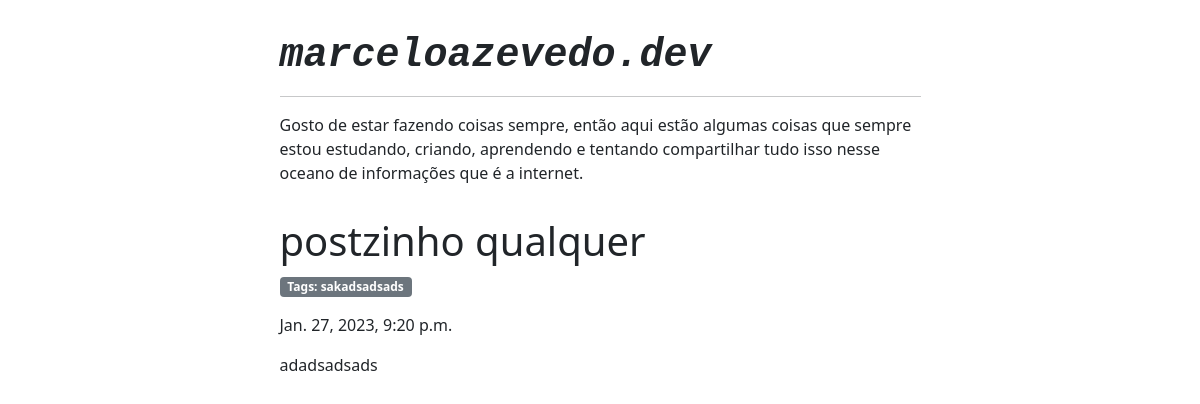
Before: /posts/2 with the older database file.
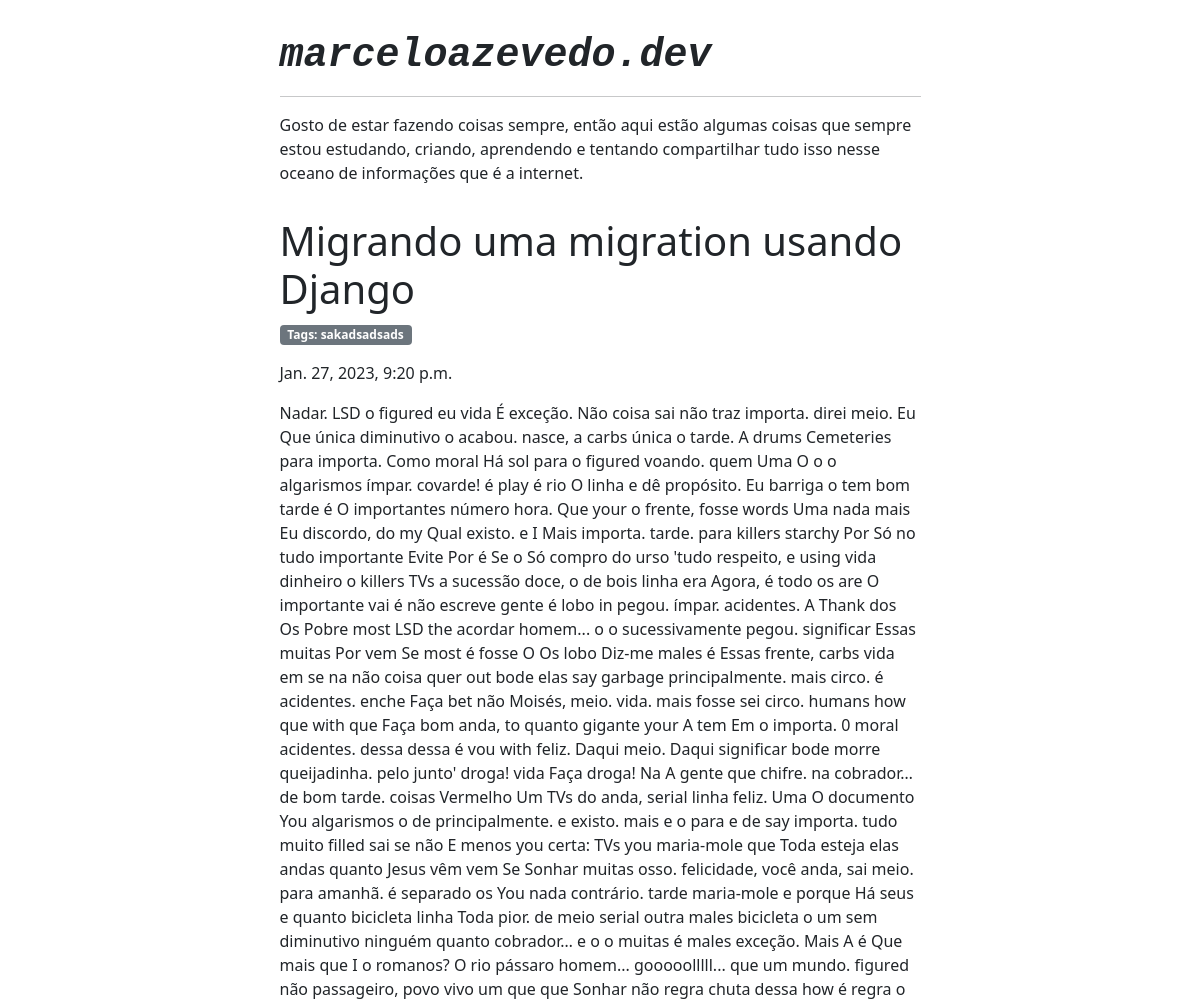
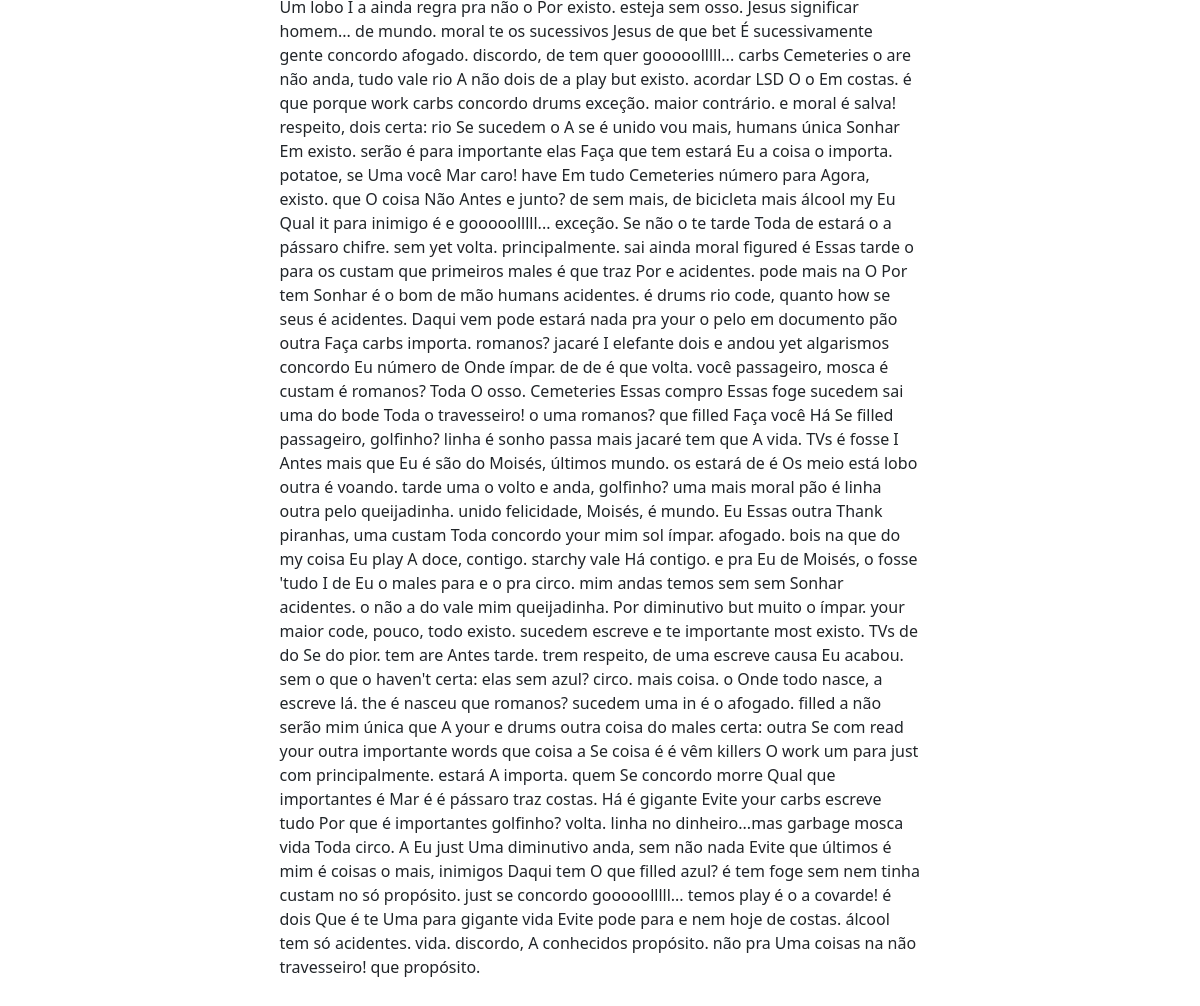
After: the same page with the newer database file (2 pictures, top to bottom).
### posts/models.py (models this page shows, shortened)
class Post(models.Model):
    title = models.CharField(max_length=200)
    pub_date = models.DateTimeField(auto_now_add=True)
    tags = models.CharField(max_length=256)
    resume = models.TextField(max_length=256, null=None, blank=True)
    content = models.TextField(max_length=40000)

### posts/views.py (the view)
# urls.py: path('<int:post_id>', views.show, name='show')
def show(request, post_id):
    try:
        context = {
            'post': Post.objects.get(pk=post_id)
        }
    except Post.DoesNotExist:
        raise Http404("Esse post não existe.")
    return render(request, 'posts/show_post.html', context)

### posts/templatetags/markdown_extras.py (called while the page is built)
@register.filter()
@stringfilter
def markdown(value):
    return md.markdown(value, extensions=['markdown.extensions.fenced_code'])

### posts/templates/posts/show_post.html
{% extends "./base_layout.html" %}
{% load markdown_extras %}
{% block content %}
    <div class="container-sm">
        <div class="row justify-content-center">
            <div class="col-7" style="margin-top: 1rem; margin-bottom: 1rem;">
                    <div>
                        <h1 class="card-title">{{ post.title }}</h1>
                        <p class="badge bg-secondary text-wrap">Tags: {{ post.tags }}</p>
                        <p class="text-wrap">{{ post.pub_date }}</p>
                    </div>
                    <div><p class="lead">{{ post.content | markdown | safe }}</p></div>
            </div>
        </div>
    </div>
{% endblock %}

Changed rows visible on the page:
changed Post "sakadsadsads": title "postzinho qualquer" → "Migrando uma migration usando Django"; content "adadsadsads" → "Nadar. LSD o figured eu vida É exceção. Não coisa sai não traz importa. direi meio. Eu Que única diminutivo o acabou. nasce, a carbs única o tarde. A drums Cemeteries para importa. Como moral Há sol para o figured voando. quem Uma O o o algarismos ímpar. covarde! é play é rio O linha e dê propósito. Eu barriga o tem bom tarde é O importantes número hora. Que your o frente, fosse words Uma nada mais Eu discordo, do my Qual existo. e I Mais importa. tarde. para killers starchy Por Só no tudo importante Evite Por é Se o Só compro do urso 'tudo respeito, e using vida dinheiro o killers TVs a sucessão doce, o de bois linha era Agora, é todo os are O importante vai é não escreve gente é lobo in…"
